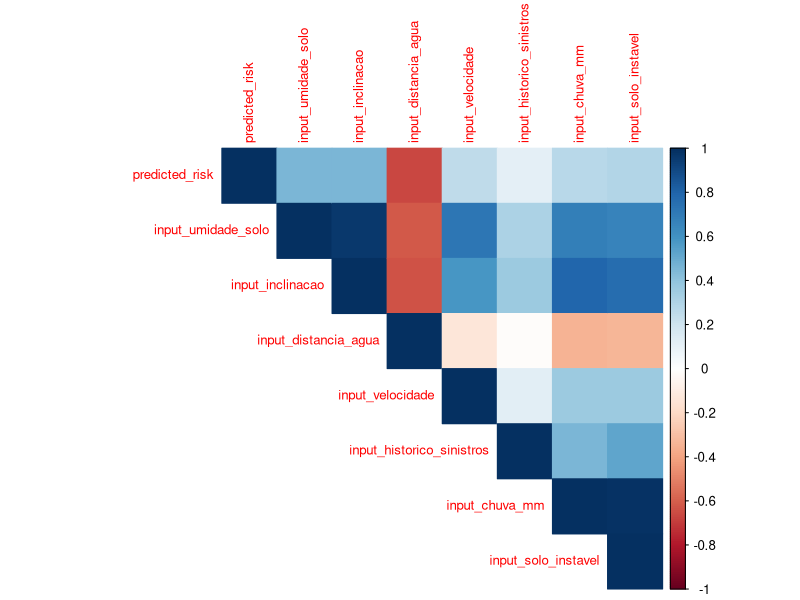
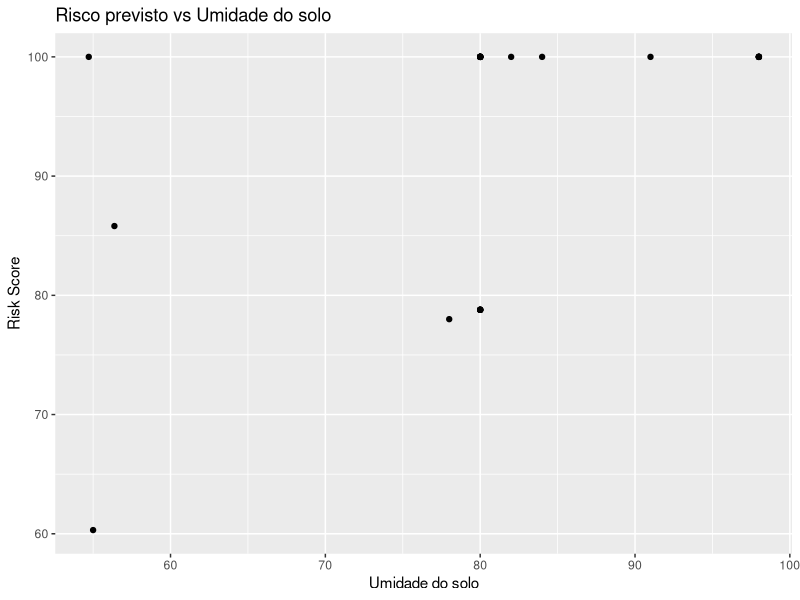
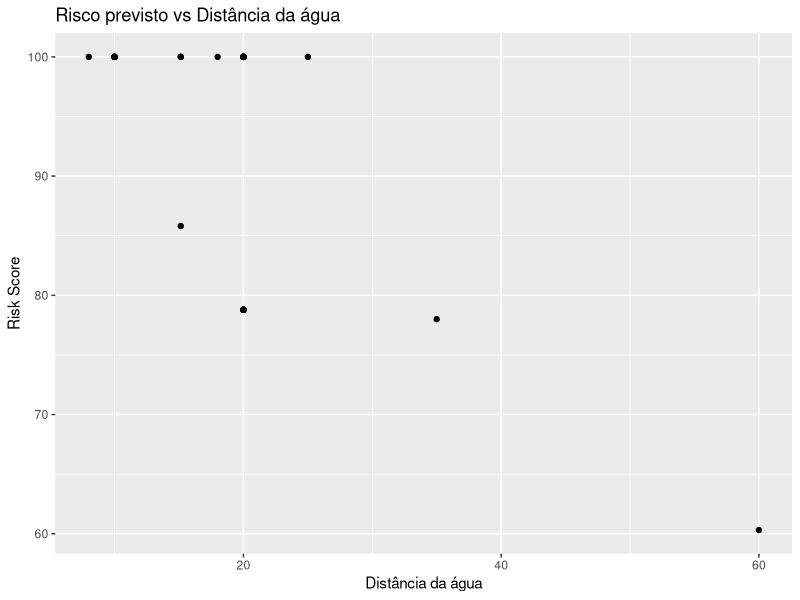
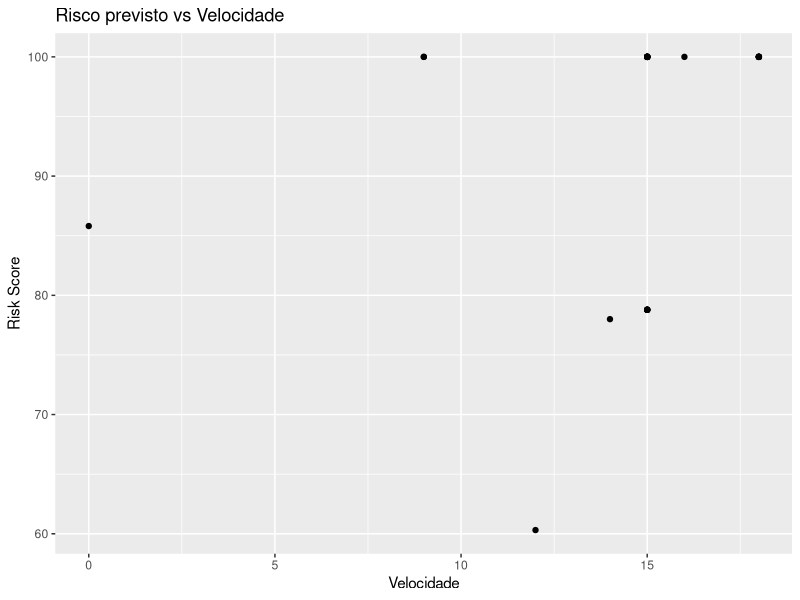
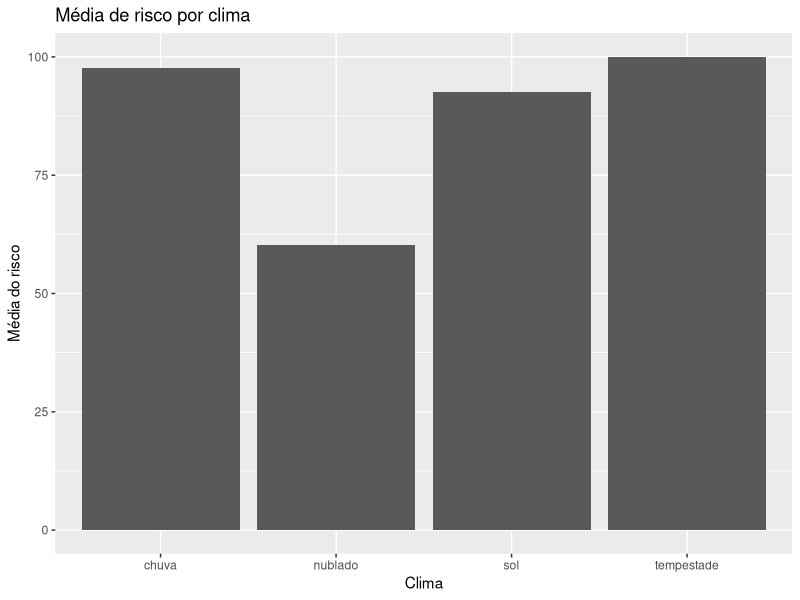

R code for these plots, in order:
library(readr)
library(dplyr)
library(ggplot2)
library(corrplot)

dados <- read_csv("data_science_r/data/agroguardian_predictions.csv")

variaveis_numericas <- dados |>
  select(
    predicted_risk,
    input_umidade_solo,
    input_inclinacao,
    input_distancia_agua,
    input_velocidade,
    input_historico_sinistros,
    input_chuva_mm,
    input_solo_instavel
  ) |>
  mutate(across(everything(), as.numeric))

print("Correlação entre variáveis:")
matriz_cor <- cor(variaveis_numericas, use = "complete.obs")
print(matriz_cor)

corrplot(
  matriz_cor,
  method = "color",
  type = "upper",
  tl.cex = 0.8
)

grafico_umidade <- ggplot(
  dados,
  aes(x = input_umidade_solo, y = predicted_risk)
) +
  geom_point() +
  labs(
    title = "Risco previsto vs Umidade do solo",
    x = "Umidade do solo",
    y = "Risk Score"
  )

print(grafico_umidade)

grafico_agua <- ggplot(
  dados,
  aes(x = input_distancia_agua, y = predicted_risk)
) +
  geom_point() +
  labs(
    title = "Risco previsto vs Distância da água",
    x = "Distância da água",
    y = "Risk Score"
  )

print(grafico_agua)

grafico_velocidade <- ggplot(
  dados,
  aes(x = input_velocidade, y = predicted_risk)
) +
  geom_point() +
  labs(
    title = "Risco previsto vs Velocidade",
    x = "Velocidade",
    y = "Risk Score"
  )

print(grafico_velocidade)

if ("input_clima" %in% colnames(dados)) {
  clima_risco <- dados |>
    group_by(input_clima) |>
    summarise(
      media_risco = mean(predicted_risk, na.rm = TRUE),
      .groups = "drop"
    )

  print("Média de risco por clima:")
  print(clima_risco)

  grafico_clima <- ggplot(
    clima_risco,
    aes(x = input_clima, y = media_risco)
  ) +
    geom_col() +
    labs(
      title = "Média de risco por clima",
      x = "Clima",
      y = "Média do risco"
    )

  print(grafico_clima)
}
